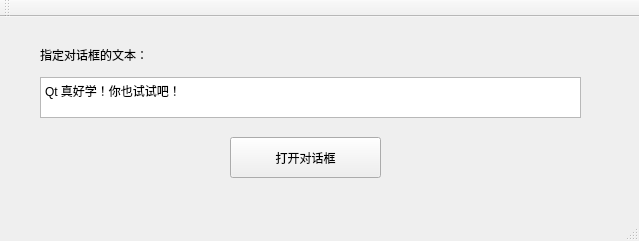
<?xml version="1.0" encoding="UTF-8"?>
<ui version="4.0">
 <class>MainWindow</class>
 <widget class="QMainWindow" name="MainWindow">
  <property name="geometry">
   <rect>
    <x>0</x>
    <y>0</y>
    <width>639</width>
    <height>241</height>
   </rect>
  </property>
  <property name="windowTitle">
   <string>MainWindow</string>
  </property>
  <widget class="QWidget" name="centralWidget">
   <widget class="QPlainTextEdit" name="txtText">
    <property name="geometry">
     <rect>
      <x>40</x>
      <y>60</y>
      <width>541</width>
      <height>41</height>
     </rect>
    </property>
    <property name="plainText">
     <string>Qt 真好学！你也试试吧！</string>
    </property>
   </widget>
   <widget class="QLabel" name="label">
    <property name="geometry">
     <rect>
      <x>40</x>
      <y>30</y>
      <width>191</width>
      <height>16</height>
     </rect>
    </property>
    <property name="text">
     <string>指定对话框的文本：</string>
    </property>
   </widget>
   <widget class="QPushButton" name="btnConfirm">
    <property name="geometry">
     <rect>
      <x>230</x>
      <y>120</y>
      <width>151</width>
      <height>41</height>
     </rect>
    </property>
    <property name="text">
     <string>打开对话框</string>
    </property>
   </widget>
  </widget>
  <widget class="QMenuBar" name="menuBar">
   <property name="geometry">
    <rect>
     <x>0</x>
     <y>0</y>
     <width>639</width>
     <height>23</height>
    </rect>
   </property>
  </widget>
  <widget class="QToolBar" name="mainToolBar">
   <attribute name="toolBarArea">
    <enum>TopToolBarArea</enum>
   </attribute>
   <attribute name="toolBarBreak">
    <bool>false</bool>
   </attribute>
  </widget>
  <widget class="QStatusBar" name="statusBar"/>
 </widget>
 <layoutdefault spacing="6" margin="11"/>
 <resources/>
 <connections/>
</ui>
